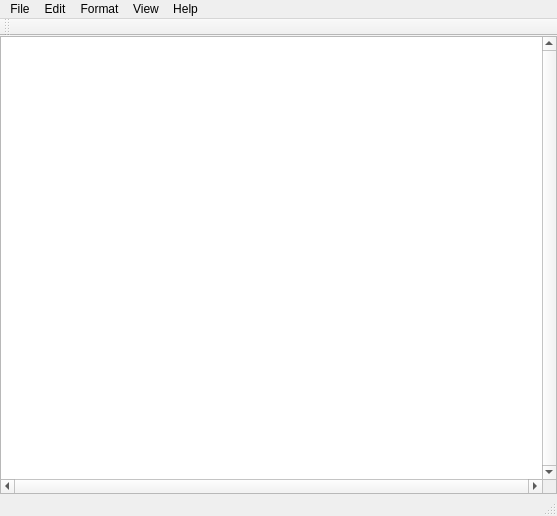
<?xml version="1.0" encoding="UTF-8"?>
<ui version="4.0">
 <class>MainWindow</class>
 <widget class="QMainWindow" name="MainWindow">
  <property name="geometry">
   <rect>
    <x>0</x>
    <y>0</y>
    <width>557</width>
    <height>516</height>
   </rect>
  </property>
  <property name="windowTitle">
   <string>MainWindow</string>
  </property>
  <widget class="QWidget" name="centralWidget">
   <layout class="QGridLayout" name="gridLayout">
    <property name="leftMargin">
     <number>0</number>
    </property>
    <property name="topMargin">
     <number>0</number>
    </property>
    <property name="rightMargin">
     <number>0</number>
    </property>
    <property name="bottomMargin">
     <number>0</number>
    </property>
    <property name="horizontalSpacing">
     <number>7</number>
    </property>
    <item row="0" column="0">
     <widget class="QPlainTextEdit" name="memo">
      <property name="verticalScrollBarPolicy">
       <enum>Qt::ScrollBarAlwaysOn</enum>
      </property>
      <property name="horizontalScrollBarPolicy">
       <enum>Qt::ScrollBarAlwaysOn</enum>
      </property>
      <property name="plainText">
       <string/>
      </property>
     </widget>
    </item>
   </layout>
  </widget>
  <widget class="QMenuBar" name="menuBar">
   <property name="geometry">
    <rect>
     <x>0</x>
     <y>0</y>
     <width>557</width>
     <height>26</height>
    </rect>
   </property>
   <widget class="QMenu" name="menuFile">
    <property name="title">
     <string>File</string>
    </property>
    <addaction name="actionNew"/>
    <addaction name="actionOpen"/>
    <addaction name="actionSave"/>
    <addaction name="actionSave_as"/>
    <addaction name="separator"/>
    <addaction name="actionExit"/>
   </widget>
   <widget class="QMenu" name="menuEdit">
    <property name="title">
     <string>Edit</string>
    </property>
    <addaction name="actionUndo_2"/>
    <addaction name="actionRedo"/>
    <addaction name="separator"/>
    <addaction name="actionCut_2"/>
    <addaction name="actionCopy"/>
    <addaction name="actionPaste"/>
    <addaction name="actionDelete"/>
    <addaction name="separator"/>
    <addaction name="actionFind"/>
    <addaction name="actionFind_next"/>
    <addaction name="actionReplace"/>
    <addaction name="actionGo_to"/>
    <addaction name="separator"/>
    <addaction name="actionSelect_all"/>
    <addaction name="actionTime_Date"/>
   </widget>
   <widget class="QMenu" name="menuFormat">
    <property name="title">
     <string>Format</string>
    </property>
    <addaction name="actionWord_Wrap"/>
    <addaction name="actionFont"/>
   </widget>
   <widget class="QMenu" name="menuView">
    <property name="title">
     <string>View</string>
    </property>
    <addaction name="actionStatus_Bar"/>
   </widget>
   <widget class="QMenu" name="menuHelp">
    <property name="title">
     <string>Help</string>
    </property>
    <addaction name="actionView_Help"/>
    <addaction name="separator"/>
    <addaction name="actionAbout_Notepad"/>
   </widget>
   <addaction name="menuFile"/>
   <addaction name="menuEdit"/>
   <addaction name="menuFormat"/>
   <addaction name="menuView"/>
   <addaction name="menuHelp"/>
  </widget>
  <widget class="QToolBar" name="mainToolBar">
   <attribute name="toolBarArea">
    <enum>TopToolBarArea</enum>
   </attribute>
   <attribute name="toolBarBreak">
    <bool>false</bool>
   </attribute>
  </widget>
  <widget class="QStatusBar" name="statusBar"/>
  <action name="actionNew">
   <property name="text">
    <string>New</string>
   </property>
  </action>
  <action name="actionOpen">
   <property name="text">
    <string>Open...</string>
   </property>
  </action>
  <action name="actionSave">
   <property name="text">
    <string>Save</string>
   </property>
  </action>
  <action name="actionSave_as">
   <property name="text">
    <string>Save as...</string>
   </property>
  </action>
  <action name="actionExit">
   <property name="text">
    <string>Exit</string>
   </property>
  </action>
  <action name="actionUndo">
   <property name="text">
    <string>Delete</string>
   </property>
  </action>
  <action name="actionCut">
   <property name="text">
    <string>Cut</string>
   </property>
  </action>
  <action name="actionCut_2">
   <property name="enabled">
    <bool>true</bool>
   </property>
   <property name="text">
    <string>Cut</string>
   </property>
  </action>
  <action name="actionCopy">
   <property name="enabled">
    <bool>true</bool>
   </property>
   <property name="text">
    <string>Copy</string>
   </property>
  </action>
  <action name="actionPaste">
   <property name="text">
    <string>Paste</string>
   </property>
  </action>
  <action name="actionUndo_2">
   <property name="checkable">
    <bool>false</bool>
   </property>
   <property name="enabled">
    <bool>true</bool>
   </property>
   <property name="text">
    <string>Undo</string>
   </property>
  </action>
  <action name="actionDelete">
   <property name="enabled">
    <bool>true</bool>
   </property>
   <property name="text">
    <string>Delete</string>
   </property>
  </action>
  <action name="actionFind">
   <property name="enabled">
    <bool>true</bool>
   </property>
   <property name="text">
    <string>Find...</string>
   </property>
  </action>
  <action name="actionFind_next">
   <property name="enabled">
    <bool>false</bool>
   </property>
   <property name="text">
    <string>Find Next</string>
   </property>
  </action>
  <action name="actionReplace">
   <property name="text">
    <string>Replace...</string>
   </property>
  </action>
  <action name="actionGo_to">
   <property name="text">
    <string>Go To...</string>
   </property>
  </action>
  <action name="actionSelect_all">
   <property name="enabled">
    <bool>false</bool>
   </property>
   <property name="text">
    <string>Select All</string>
   </property>
  </action>
  <action name="actionTime_Date">
   <property name="text">
    <string>Time/Date</string>
   </property>
  </action>
  <action name="actionFont">
   <property name="text">
    <string>Font...</string>
   </property>
  </action>
  <action name="actionStatus_Bar">
   <property name="checkable">
    <bool>true</bool>
   </property>
   <property name="checked">
    <bool>true</bool>
   </property>
   <property name="text">
    <string>Status Bar</string>
   </property>
  </action>
  <action name="actionView_Help">
   <property name="text">
    <string>View Help</string>
   </property>
  </action>
  <action name="actionAbout_Notepad">
   <property name="text">
    <string>About Notepad</string>
   </property>
  </action>
  <action name="actionRedo">
   <property name="text">
    <string>Redo</string>
   </property>
  </action>
  <action name="actionWord_Wrap">
   <property name="checkable">
    <bool>true</bool>
   </property>
   <property name="checked">
    <bool>true</bool>
   </property>
   <property name="text">
    <string>Word Wrap</string>
   </property>
  </action>
 </widget>
 <layoutdefault spacing="6" margin="11"/>
 <resources/>
 <connections>
  <connection>
   <sender>actionCopy</sender>
   <signal>triggered(bool)</signal>
   <receiver>memo</receiver>
   <slot>copy()</slot>
   <hints>
    <hint type="sourcelabel">
     <x>-1</x>
     <y>-1</y>
    </hint>
    <hint type="destinationlabel">
     <x>278</x>
     <y>265</y>
    </hint>
   </hints>
  </connection>
  <connection>
   <sender>actionCut_2</sender>
   <signal>triggered(bool)</signal>
   <receiver>memo</receiver>
   <slot>cut()</slot>
   <hints>
    <hint type="sourcelabel">
     <x>-1</x>
     <y>-1</y>
    </hint>
    <hint type="destinationlabel">
     <x>278</x>
     <y>265</y>
    </hint>
   </hints>
  </connection>
  <connection>
   <sender>actionUndo_2</sender>
   <signal>triggered(bool)</signal>
   <receiver>memo</receiver>
   <slot>undo()</slot>
   <hints>
    <hint type="sourcelabel">
     <x>-1</x>
     <y>-1</y>
    </hint>
    <hint type="destinationlabel">
     <x>278</x>
     <y>264</y>
    </hint>
   </hints>
  </connection>
  <connection>
   <sender>actionPaste</sender>
   <signal>triggered(bool)</signal>
   <receiver>memo</receiver>
   <slot>paste()</slot>
   <hints>
    <hint type="sourcelabel">
     <x>-1</x>
     <y>-1</y>
    </hint>
    <hint type="destinationlabel">
     <x>278</x>
     <y>264</y>
    </hint>
   </hints>
  </connection>
  <connection>
   <sender>actionRedo</sender>
   <signal>triggered(bool)</signal>
   <receiver>memo</receiver>
   <slot>redo()</slot>
   <hints>
    <hint type="sourcelabel">
     <x>-1</x>
     <y>-1</y>
    </hint>
    <hint type="destinationlabel">
     <x>278</x>
     <y>265</y>
    </hint>
   </hints>
  </connection>
 </connections>
</ui>
